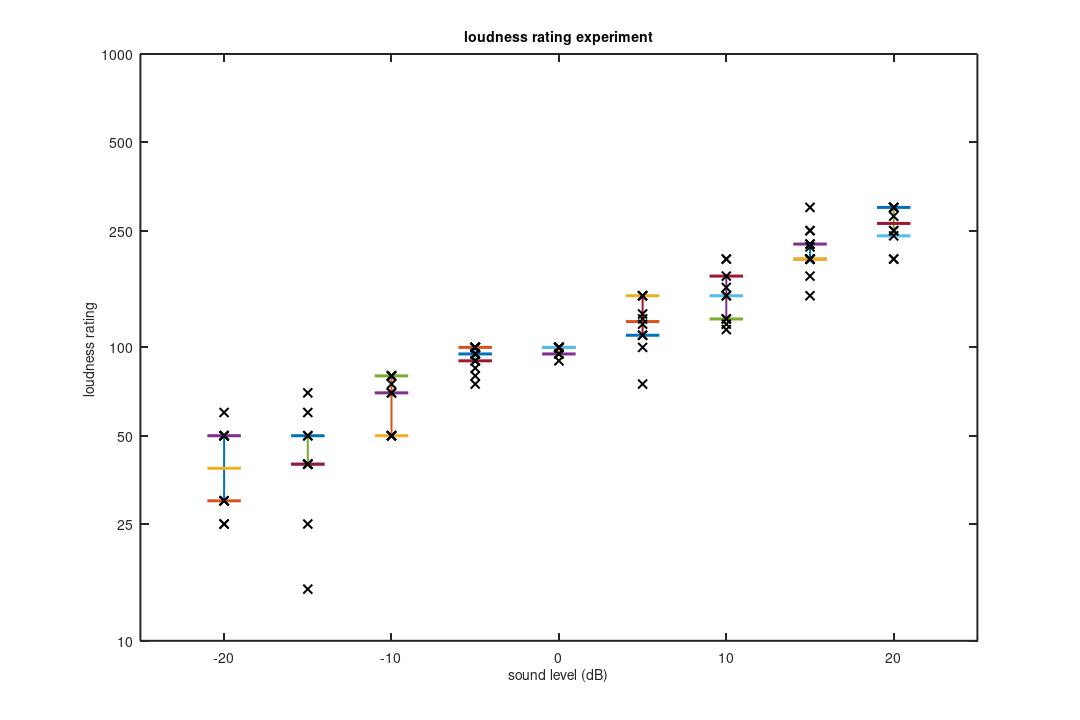

Write the MATLAB code that produced this figure. (Note: this script raises an error after producing the figure.)
clear all
close all

% Resultaten Loudness Scaling - Sound Design 2000
results = [200 100  50 100  50 200 150 150  25 100  75 175 200 100 125  15 100  25 125 150
    200  75  50 100  80 300 120 160  40  90  70 250 300  80 150  60  90  30 130 200
    200 100  50 100  50 300 150 200  50 100  50 200 300 100 200  50 100  25 100 300
    200  95  30 100  80 240 110 120  70 100  80 220 280  95 115  40  85  30 110 200
    250  95  60  95  50 250 150 175  40  95  70 225 250  95 125  40  90  50  75 225];

levels = [15  -5 -20   0 -10  20   5  10 -15   0 -10  15  20  -5  10 -15  -5 -20   5  15];
sl = repmat(levels, size(results, 1), 1);
yl = log10([10 25 50 100 250 500 1000]);

set(gcf, 'Position', [240 100 800 800], ...
    'PaperPosition', [0.6 0.6 15 10], 'InvertHardCopy', 'off')
set(gca, 'linewidth', 2, 'fontsize', 14, 'box', 'on', ...
    'YTick', yl, 'YTickLabel', 10.^yl, 'NextPlot', 'add')

logres = log10(results);
p = round(levels/5+5);
xlevels(p) = levels;
% calculate and plot quartiles
quartiles = zeros(9, 3);
for k = 1:9
    zz = logres(:, p == k);
    quartiles(k, :) = prctile(zz(:), [25 50 75]);
end
dx = 1.0;
for k = 1:9
    xk = 5*k-25;
    plot([xk xk xk], quartiles(k, :), 'LineWidth', 2)
    xp = [xk-dx xk+dx];
    plot(xp, [quartiles(k, 1) quartiles(k, 1)], 'LineWidth', 3)
    plot(xp, [quartiles(k, 2) quartiles(k, 2)], 'LineWidth', 3)
    plot(xp, [quartiles(k, 3) quartiles(k, 3)], 'LineWidth', 3)
end
plot(sl, logres, 'xk', 'MarkerSize', 9, 'LineWidth', 2);
axis([-25 25 1 3]);
xlabel('sound level (dB)', 'fontsize', 14);
ylabel('loudness rating ', 'fontsize', 14);
title('loudness rating experiment', 'fontsize', 14)
% calculate and plot regression line
[a0, a1] = LinRegress(sl, logres);
disp([a0 a1]);
expo = sprintf('exponent =%6.3f', 10*a1);
text(6, 1.25, expo, 'fontsize', 14)
text(-20, 2.7, sprintf('N = %2d', size(results, 1)), 'fontsize', 14)
x1 = -30;
x2 = 30;
y1 = a1*x1+a0;
y2 = a1*x2+a0;
plot([x1 x2], [y1 y2], '-r', 'linewidth', 2);
print(gcf, '-djpeg', sprintf('%s_1', mfilename))

figure
set(gcf, 'Position', [300 100 600 800], ...
    'PaperPosition', [0.6 0.6 9 15], 'InvertHardCopy', 'off')

% plot results on a log-log scale
subplot(3,1,3)
set(gca, 'linewidth', 2, 'fontsize', 10, 'fontweight', 'bold', ...
    'box', 'on', 'NextPlot', 'add', ...
    'YTick', yl, 'YTickLabel', 10.^yl, 'TickDir', 'Out')
plot(xlevels', quartiles(:, 2), '-x', 'linewidth', 2)
for j=1:length(xlevels),
    plot([xlevels(j) xlevels(j)], [quartiles(j, 1) quartiles(j, 3)])
end
plot([x1 x2], [y1 y2], '--r', 'linewidth', 1);
axis([-22 22 1 log10(330)])
xlabel('relative sound level (dB SPL)', ...
    'fontsize', 10, 'fontweight', 'bold')
ylabel('rating (log %)', 'fontsize', 10, 'fontweight', 'bold')

% plot results with a logarithmic ordinate
subplot(3,1,2)
yl = 0:100:300;
set(gca, 'linewidth', 2, 'fontsize', 10, 'fontweight', 'bold', ...
    'box', 'on', 'NextPlot', 'add', ...
    'YTick', yl, 'YTickLabel', yl, 'TickDir', 'Out')
plot(xlevels', 10.^quartiles(:, 2), '-x', 'linewidth', 2)
for j=1:length(xlevels),
    plot([xlevels(j) xlevels(j)], [10^quartiles(j, 1) 10^quartiles(j, 3)])
end
axis([-22 22 0 330])
xlabel('relative sound level (dB SPL)', ...
    'fontsize', 10, 'fontweight', 'bold')
ylabel('rating (%)', 'fontsize', 10, 'fontweight', 'bold')

subplot(3,1,1)
% plot results with a logarithmic abscissa
set(gca, 'linewidth', 2, 'fontsize', 10, 'fontweight', 'bold', ...
    'box', 'on', 'NextPlot', 'add', ...
    'YTick', yl, 'YTickLabel', yl, 'TickDir', 'Out')
ylevels = 20*exp(xlevels/10);
plot(ylevels, 10.^quartiles(:, 2), '-x', 'linewidth', 2)
for j=1:length(ylevels),
    plot([ylevels(j) ylevels(j)], [10^quartiles(j, 1) 10^quartiles(j, 3)])
end
axis([0 150 0 330])
xlabel('relative intensity (~W/m^2)', ...
    'fontsize', 10, 'fontweight', 'bold')
ylabel('rating (%)', 'fontsize', 10, 'fontweight', 'bold')
print(gcf, '-djpeg', sprintf('%s_2', mfilename))

disp('')
